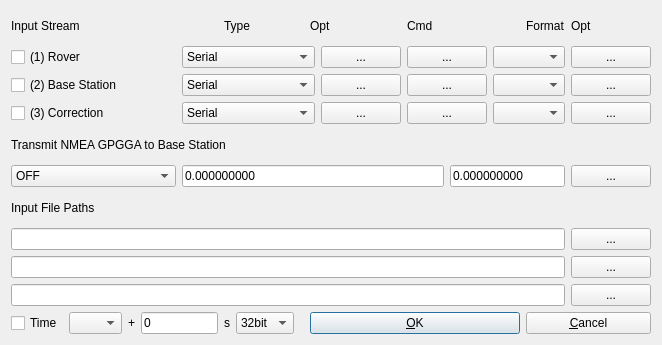
<?xml version="1.0" encoding="UTF-8"?>
<ui version="4.0">
 <class>InputStrDialog</class>
 <widget class="QWidget" name="InputStrDialog">
  <property name="geometry">
   <rect>
    <x>0</x>
    <y>0</y>
    <width>662</width>
    <height>345</height>
   </rect>
  </property>
  <property name="windowTitle">
   <string>Input Streams</string>
  </property>
  <property name="toolTip">
   <string/>
  </property>
  <layout class="QGridLayout" name="gridLayout">
   <item row="0" column="0" colspan="2">
    <widget class="QLabel" name="Label10">
     <property name="enabled">
      <bool>true</bool>
     </property>
     <property name="toolTip">
      <string/>
     </property>
     <property name="text">
      <string>Input Stream</string>
     </property>
    </widget>
   </item>
   <item row="0" column="5" colspan="3">
    <widget class="QLabel" name="Label5">
     <property name="enabled">
      <bool>true</bool>
     </property>
     <property name="toolTip">
      <string/>
     </property>
     <property name="text">
      <string>Type</string>
     </property>
    </widget>
   </item>
   <item row="0" column="8" colspan="2">
    <widget class="QLabel" name="Label6">
     <property name="enabled">
      <bool>true</bool>
     </property>
     <property name="toolTip">
      <string/>
     </property>
     <property name="text">
      <string>Opt</string>
     </property>
    </widget>
   </item>
   <item row="0" column="10" colspan="2">
    <widget class="QLabel" name="Label11">
     <property name="enabled">
      <bool>true</bool>
     </property>
     <property name="toolTip">
      <string/>
     </property>
     <property name="text">
      <string>Cmd</string>
     </property>
    </widget>
   </item>
   <item row="0" column="13">
    <widget class="QLabel" name="Label7">
     <property name="enabled">
      <bool>true</bool>
     </property>
     <property name="toolTip">
      <string/>
     </property>
     <property name="text">
      <string>Format</string>
     </property>
    </widget>
   </item>
   <item row="1" column="4" colspan="5">
    <widget class="QComboBox" name="Stream1">
     <property name="enabled">
      <bool>true</bool>
     </property>
     <property name="toolTip">
      <string/>
     </property>
     <item>
      <property name="text">
       <string>Serial</string>
      </property>
     </item>
     <item>
      <property name="text">
       <string>TCP Client</string>
      </property>
     </item>
     <item>
      <property name="text">
       <string>TCP Server</string>
      </property>
     </item>
     <item>
      <property name="text">
       <string>NTRIP Client</string>
      </property>
     </item>
     <item>
      <property name="text">
       <string>File</string>
      </property>
     </item>
    </widget>
   </item>
   <item row="0" column="14">
    <widget class="QLabel" name="Label1">
     <property name="enabled">
      <bool>true</bool>
     </property>
     <property name="toolTip">
      <string/>
     </property>
     <property name="text">
      <string>Opt</string>
     </property>
    </widget>
   </item>
   <item row="1" column="0" colspan="4">
    <widget class="QCheckBox" name="StreamC1">
     <property name="toolTip">
      <string/>
     </property>
     <property name="text">
      <string>(1) Rover</string>
     </property>
    </widget>
   </item>
   <item row="1" column="12" colspan="2">
    <widget class="QComboBox" name="Format1">
     <property name="enabled">
      <bool>true</bool>
     </property>
     <property name="toolTip">
      <string/>
     </property>
    </widget>
   </item>
   <item row="1" column="9">
    <widget class="QPushButton" name="BtnStr1">
     <property name="enabled">
      <bool>true</bool>
     </property>
     <property name="toolTip">
      <string/>
     </property>
     <property name="text">
      <string>...</string>
     </property>
    </widget>
   </item>
   <item row="1" column="10" colspan="2">
    <widget class="QPushButton" name="BtnCmd1">
     <property name="enabled">
      <bool>true</bool>
     </property>
     <property name="toolTip">
      <string/>
     </property>
     <property name="text">
      <string>...</string>
     </property>
    </widget>
   </item>
   <item row="1" column="14">
    <widget class="QPushButton" name="BtnRcvOpt1">
     <property name="enabled">
      <bool>true</bool>
     </property>
     <property name="toolTip">
      <string/>
     </property>
     <property name="text">
      <string>...</string>
     </property>
    </widget>
   </item>
   <item row="2" column="4" colspan="5">
    <widget class="QComboBox" name="Stream2">
     <property name="enabled">
      <bool>true</bool>
     </property>
     <property name="toolTip">
      <string/>
     </property>
     <item>
      <property name="text">
       <string>Serial</string>
      </property>
     </item>
     <item>
      <property name="text">
       <string>TCP Client</string>
      </property>
     </item>
     <item>
      <property name="text">
       <string>TCP Server</string>
      </property>
     </item>
     <item>
      <property name="text">
       <string>NTRIP Client</string>
      </property>
     </item>
     <item>
      <property name="text">
       <string>File</string>
      </property>
     </item>
    </widget>
   </item>
   <item row="2" column="0" colspan="4">
    <widget class="QCheckBox" name="StreamC2">
     <property name="toolTip">
      <string/>
     </property>
     <property name="text">
      <string>(2) Base Station</string>
     </property>
    </widget>
   </item>
   <item row="2" column="10" colspan="2">
    <widget class="QPushButton" name="BtnCmd2">
     <property name="enabled">
      <bool>true</bool>
     </property>
     <property name="toolTip">
      <string/>
     </property>
     <property name="text">
      <string>...</string>
     </property>
    </widget>
   </item>
   <item row="2" column="9">
    <widget class="QPushButton" name="BtnStr2">
     <property name="enabled">
      <bool>true</bool>
     </property>
     <property name="toolTip">
      <string/>
     </property>
     <property name="text">
      <string>...</string>
     </property>
    </widget>
   </item>
   <item row="2" column="12" colspan="2">
    <widget class="QComboBox" name="Format2">
     <property name="enabled">
      <bool>true</bool>
     </property>
     <property name="toolTip">
      <string/>
     </property>
    </widget>
   </item>
   <item row="2" column="14">
    <widget class="QPushButton" name="BtnRcvOpt2">
     <property name="enabled">
      <bool>true</bool>
     </property>
     <property name="toolTip">
      <string/>
     </property>
     <property name="text">
      <string>...</string>
     </property>
    </widget>
   </item>
   <item row="3" column="0" colspan="4">
    <widget class="QCheckBox" name="StreamC3">
     <property name="toolTip">
      <string/>
     </property>
     <property name="text">
      <string>(3) Correction</string>
     </property>
    </widget>
   </item>
   <item row="3" column="4" colspan="5">
    <widget class="QComboBox" name="Stream3">
     <property name="enabled">
      <bool>true</bool>
     </property>
     <property name="toolTip">
      <string/>
     </property>
     <item>
      <property name="text">
       <string>Serial</string>
      </property>
     </item>
     <item>
      <property name="text">
       <string>TCP Client</string>
      </property>
     </item>
     <item>
      <property name="text">
       <string>TCP Server</string>
      </property>
     </item>
     <item>
      <property name="text">
       <string>NTRIP Client</string>
      </property>
     </item>
     <item>
      <property name="text">
       <string>File</string>
      </property>
     </item>
     <item>
      <property name="text">
       <string>FTP</string>
      </property>
     </item>
     <item>
      <property name="text">
       <string>HTTP</string>
      </property>
     </item>
    </widget>
   </item>
   <item row="3" column="9">
    <widget class="QPushButton" name="BtnStr3">
     <property name="enabled">
      <bool>true</bool>
     </property>
     <property name="toolTip">
      <string/>
     </property>
     <property name="text">
      <string>...</string>
     </property>
    </widget>
   </item>
   <item row="3" column="10" colspan="2">
    <widget class="QPushButton" name="BtnCmd3">
     <property name="enabled">
      <bool>true</bool>
     </property>
     <property name="toolTip">
      <string/>
     </property>
     <property name="text">
      <string>...</string>
     </property>
    </widget>
   </item>
   <item row="3" column="12" colspan="2">
    <widget class="QComboBox" name="Format3">
     <property name="enabled">
      <bool>true</bool>
     </property>
     <property name="toolTip">
      <string/>
     </property>
    </widget>
   </item>
   <item row="3" column="14">
    <widget class="QPushButton" name="BtnRcvOpt3">
     <property name="enabled">
      <bool>true</bool>
     </property>
     <property name="toolTip">
      <string/>
     </property>
     <property name="text">
      <string>...</string>
     </property>
    </widget>
   </item>
   <item row="5" column="0" colspan="4">
    <widget class="QComboBox" name="NmeaReqL">
     <property name="enabled">
      <bool>true</bool>
     </property>
     <property name="toolTip">
      <string/>
     </property>
     <item>
      <property name="text">
       <string>OFF</string>
      </property>
     </item>
     <item>
      <property name="text">
       <string>Latitude/Longitude</string>
      </property>
     </item>
     <item>
      <property name="text">
       <string>Single Solution</string>
      </property>
     </item>
    </widget>
   </item>
   <item row="5" column="4" colspan="7">
    <widget class="QLineEdit" name="NmeaPos1">
     <property name="enabled">
      <bool>true</bool>
     </property>
     <property name="toolTip">
      <string/>
     </property>
     <property name="text">
      <string>0.000000000</string>
     </property>
    </widget>
   </item>
   <item row="4" column="0" colspan="8">
    <widget class="QLabel" name="LabelNmea">
     <property name="enabled">
      <bool>true</bool>
     </property>
     <property name="toolTip">
      <string/>
     </property>
     <property name="text">
      <string>Transmit NMEA GPGGA to Base Station</string>
     </property>
    </widget>
   </item>
   <item row="5" column="11" colspan="3">
    <widget class="QLineEdit" name="NmeaPos2">
     <property name="enabled">
      <bool>true</bool>
     </property>
     <property name="toolTip">
      <string/>
     </property>
     <property name="text">
      <string>0.000000000</string>
     </property>
    </widget>
   </item>
   <item row="5" column="14">
    <widget class="QPushButton" name="BtnPos">
     <property name="enabled">
      <bool>true</bool>
     </property>
     <property name="toolTip">
      <string/>
     </property>
     <property name="text">
      <string>...</string>
     </property>
    </widget>
   </item>
   <item row="6" column="0" colspan="2">
    <widget class="QLabel" name="LabelF1">
     <property name="enabled">
      <bool>true</bool>
     </property>
     <property name="toolTip">
      <string/>
     </property>
     <property name="text">
      <string>Input File Paths</string>
     </property>
    </widget>
   </item>
   <item row="7" column="14">
    <widget class="QPushButton" name="BtnFile1">
     <property name="enabled">
      <bool>true</bool>
     </property>
     <property name="toolTip">
      <string/>
     </property>
     <property name="text">
      <string>...</string>
     </property>
    </widget>
   </item>
   <item row="7" column="0" colspan="14">
    <widget class="QLineEdit" name="FilePath1">
     <property name="enabled">
      <bool>true</bool>
     </property>
     <property name="toolTip">
      <string/>
     </property>
     <property name="text">
      <string/>
     </property>
    </widget>
   </item>
   <item row="8" column="0" colspan="14">
    <widget class="QLineEdit" name="FilePath2">
     <property name="enabled">
      <bool>true</bool>
     </property>
     <property name="toolTip">
      <string/>
     </property>
     <property name="text">
      <string/>
     </property>
    </widget>
   </item>
   <item row="8" column="14">
    <widget class="QPushButton" name="BtnFile2">
     <property name="enabled">
      <bool>true</bool>
     </property>
     <property name="toolTip">
      <string/>
     </property>
     <property name="text">
      <string>...</string>
     </property>
    </widget>
   </item>
   <item row="9" column="0" colspan="14">
    <widget class="QLineEdit" name="FilePath3">
     <property name="enabled">
      <bool>true</bool>
     </property>
     <property name="toolTip">
      <string/>
     </property>
     <property name="text">
      <string/>
     </property>
    </widget>
   </item>
   <item row="9" column="14">
    <widget class="QPushButton" name="BtnFile3">
     <property name="enabled">
      <bool>true</bool>
     </property>
     <property name="toolTip">
      <string/>
     </property>
     <property name="text">
      <string>...</string>
     </property>
    </widget>
   </item>
   <item row="10" column="0">
    <widget class="QCheckBox" name="TimeTagC">
     <property name="toolTip">
      <string/>
     </property>
     <property name="text">
      <string>Time</string>
     </property>
    </widget>
   </item>
   <item row="10" column="1">
    <widget class="QComboBox" name="TimeSpeedL">
     <property name="enabled">
      <bool>true</bool>
     </property>
     <property name="toolTip">
      <string/>
     </property>
     <item>
      <property name="text">
       <string/>
      </property>
     </item>
     <item>
      <property name="text">
       <string>x0.1</string>
      </property>
     </item>
     <item>
      <property name="text">
       <string>x0.2</string>
      </property>
     </item>
     <item>
      <property name="text">
       <string>x0.5</string>
      </property>
     </item>
     <item>
      <property name="text">
       <string>x1</string>
      </property>
     </item>
     <item>
      <property name="text">
       <string>x2</string>
      </property>
     </item>
     <item>
      <property name="text">
       <string>x5</string>
      </property>
     </item>
     <item>
      <property name="text">
       <string>x10</string>
      </property>
     </item>
    </widget>
   </item>
   <item row="10" column="2">
    <widget class="QLabel" name="LabelF3">
     <property name="enabled">
      <bool>true</bool>
     </property>
     <property name="toolTip">
      <string/>
     </property>
     <property name="text">
      <string>+</string>
     </property>
    </widget>
   </item>
   <item row="10" column="5">
    <widget class="QLabel" name="LabelF2">
     <property name="enabled">
      <bool>true</bool>
     </property>
     <property name="toolTip">
      <string/>
     </property>
     <property name="text">
      <string>s</string>
     </property>
    </widget>
   </item>
   <item row="10" column="8" colspan="5">
    <widget class="QPushButton" name="BtnOk">
     <property name="enabled">
      <bool>true</bool>
     </property>
     <property name="toolTip">
      <string/>
     </property>
     <property name="text">
      <string>&amp;OK</string>
     </property>
     <property name="autoDefault">
      <bool>true</bool>
     </property>
     <property name="default">
      <bool>true</bool>
     </property>
    </widget>
   </item>
   <item row="10" column="3" colspan="2">
    <widget class="QLineEdit" name="TimeStartE">
     <property name="enabled">
      <bool>true</bool>
     </property>
     <property name="toolTip">
      <string/>
     </property>
     <property name="text">
      <string>0</string>
     </property>
    </widget>
   </item>
   <item row="10" column="13" colspan="2">
    <widget class="QPushButton" name="BtnCancel">
     <property name="enabled">
      <bool>true</bool>
     </property>
     <property name="toolTip">
      <string/>
     </property>
     <property name="text">
      <string>&amp;Cancel</string>
     </property>
    </widget>
   </item>
   <item row="10" column="6">
    <widget class="QComboBox" name="Time64BitL">
     <item>
      <property name="text">
       <string>32bit</string>
      </property>
     </item>
     <item>
      <property name="text">
       <string>64bit</string>
      </property>
     </item>
    </widget>
   </item>
  </layout>
 </widget>
 <resources/>
 <connections/>
</ui>
